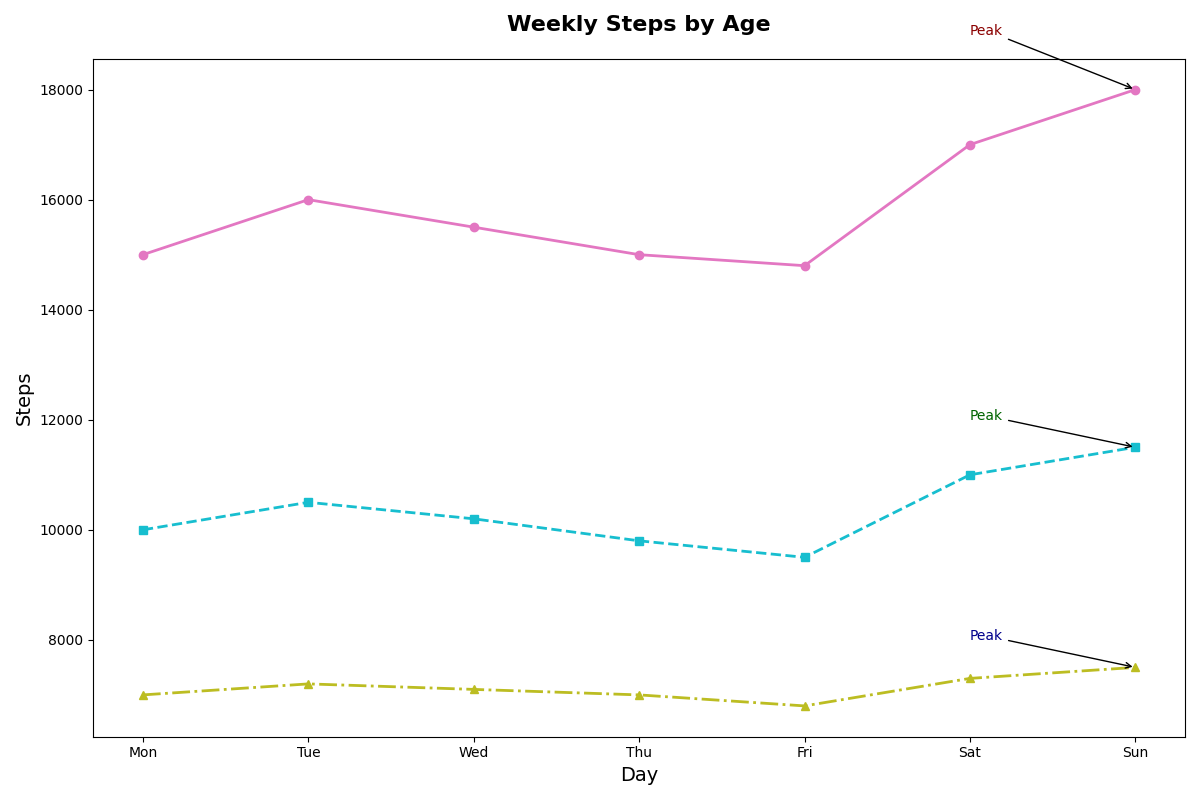

Reproduce this figure in Python.
import matplotlib.pyplot as plt
import numpy as np

days = np.array(['Mon', 'Tue', 'Wed', 'Thu', 'Fri', 'Sat', 'Sun'])

children_steps = np.array([15000, 16000, 15500, 15000, 14800, 17000, 18000])
adults_steps = np.array([10000, 10500, 10200, 9800, 9500, 11000, 11500])
elderly_steps = np.array([7000, 7200, 7100, 7000, 6800, 7300, 7500])

fig, ax = plt.subplots(figsize=(12, 8))

ax.plot(days, children_steps, marker='o', linestyle='-', linewidth=2, color='#E377C2')
ax.plot(days, adults_steps, marker='s', linestyle='--', linewidth=2, color='#17BECF')
ax.plot(days, elderly_steps, marker='^', linestyle='-.', linewidth=2, color='#BCBD22')

ax.set_title("Weekly Steps by Age", fontsize=16, fontweight='bold', pad=20)
ax.set_xlabel("Day", fontsize=14)
ax.set_ylabel("Steps", fontsize=14)

peak_children = np.max(children_steps)
peak_adults = np.max(adults_steps)
peak_elderly = np.max(elderly_steps)

ax.annotate('Peak', xy=('Sun', peak_children), xytext=('Sat', peak_children + 1000),
            arrowprops=dict(facecolor='red', arrowstyle='->'), fontsize=10, color='darkred')
ax.annotate('Peak', xy=('Sun', peak_adults), xytext=('Sat', peak_adults + 500),
            arrowprops=dict(facecolor='green', arrowstyle='->'), fontsize=10, color='darkgreen')
ax.annotate('Peak', xy=('Sun', peak_elderly), xytext=('Sat', peak_elderly + 500),
            arrowprops=dict(facecolor='blue', arrowstyle='->'), fontsize=10, color='darkblue')

plt.tight_layout()
plt.show()
